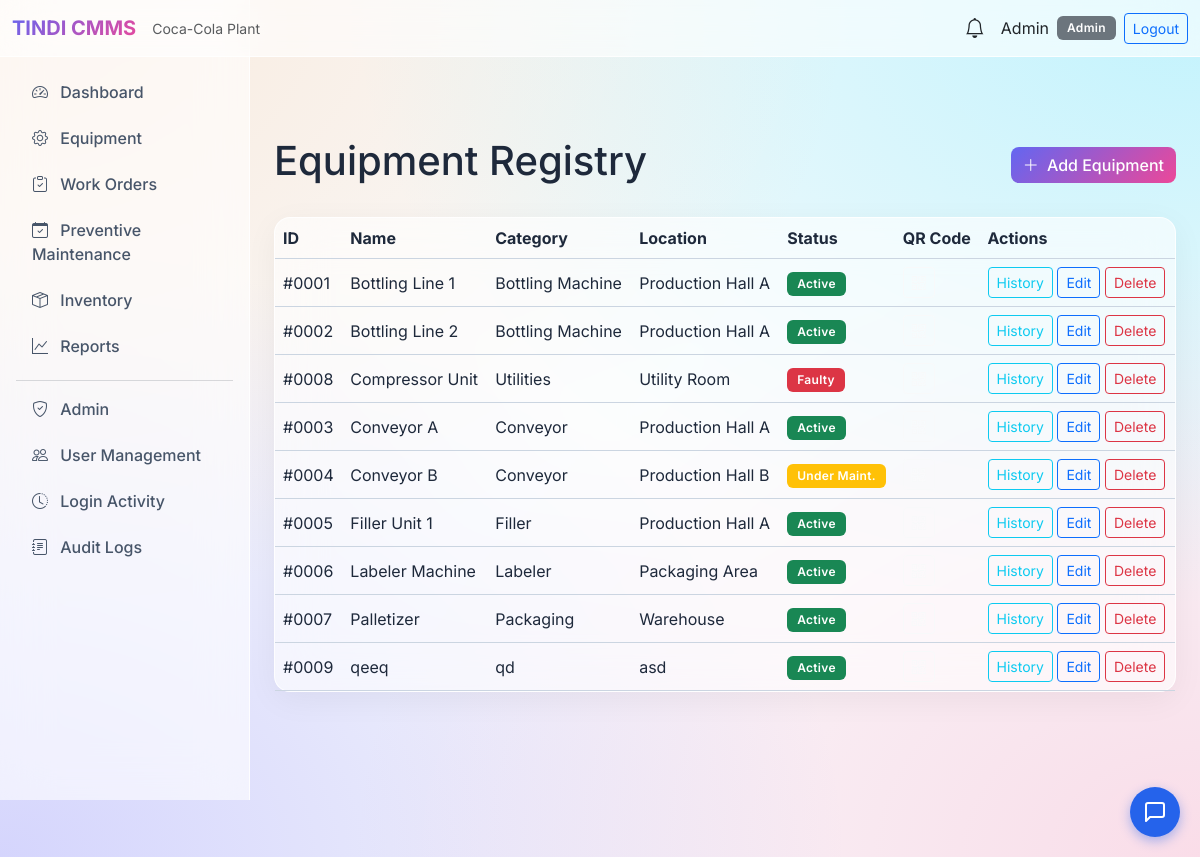
The page /equipment (signed in) on the database its author committed.
### tables this page shows
CREATE TABLE users (
    id INTEGER PRIMARY KEY AUTOINCREMENT,
    name TEXT NOT NULL,
    email TEXT UNIQUE NOT NULL,
    password_hash TEXT NOT NULL,
    role TEXT NOT NULL CHECK(role IN ('Admin', 'Maintenance Manager', 'Technician', 'Store Manager')),
    is_active INTEGER DEFAULT 1,
    created_at TIMESTAMP DEFAULT CURRENT_TIMESTAMP,
    updated_at TIMESTAMP DEFAULT CURRENT_TIMESTAMP
, last_login TIMESTAMP, password TEXT);

CREATE TABLE equipment (
    id INTEGER PRIMARY KEY AUTOINCREMENT,
    name TEXT NOT NULL,
    category TEXT NOT NULL,
    location TEXT,
    status TEXT NOT NULL DEFAULT 'active' CHECK(status IN ('active', 'faulty', 'under_maintenance', 'inactive')),
    qr_code TEXT,
    serial_number TEXT,
    purchase_date TEXT,
    last_maintenance_date TEXT,
    notes TEXT,
    created_at TIMESTAMP DEFAULT CURRENT_TIMESTAMP,
    updated_at TIMESTAMP DEFAULT CURRENT_TIMESTAMP
);

### app/routes/equipment_routes.py (the view)
@equipment_bp.route('')
@login_required
@role_required('Admin', 'Maintenance Manager', 'Technician')
def list_equipment():
    equipment = get_all()
    can_manage = session.get('user_role') in ['Admin', 'Maintenance Manager']
    return render_template('equipment/list.html', equipment=equipment, can_manage=can_manage)

### app/models/equipment.py (called while the page is built)
def get_all():
    return execute_query(
        "SELECT * FROM equipment ORDER BY name",
        fetch_all=True
    )

### app/models/notification.py (called while the page is built)
def get_unread(user_id):
    return execute_query(
        "SELECT * FROM notifications WHERE user_id = ? AND is_read = 0 ORDER BY created_at DESC",
        (user_id,), fetch_all=True
    )

### app/models/user.py (called while the page is built)
def get_by_id(user_id):
    return execute_query(
        "SELECT id, name, email, role, is_active FROM users WHERE id = ?",
        (user_id,), fetch_one=True
    )

### app/routes/auth_routes.py (called while the page is built)
def login_required(f):
    @wraps(f)
    def decorated(*args, **kwargs):
        if 'user_id' not in session:
            flash('Please log in to access this page.', 'warning')
            return redirect(url_for('auth.login'))
        return f(*args, **kwargs)
    return decorated

def role_required(*allowed_roles):
    def decorator(f):
        @wraps(f)
        def decorated(*args, **kwargs):
            if 'user_id' not in session:
                flash('Please log in.', 'warning')
                return redirect(url_for('auth.login'))
            user = get_by_id(session['user_id'])
            if not user or user['role'] not in allowed_roles:
                flash('Access denied. Insufficient permissions.', 'danger')
                return redirect(url_for('main.dashboard'))
            return f(*args, **kwargs)
        return decorated
    return decorator

### database/db.py (called while the page is built)
def get_connection():
    conn = sqlite3.connect(DATABASE)
    conn.row_factory = sqlite3.Row
    conn.execute("PRAGMA foreign_keys = ON")
    return conn

def execute_query(query, params=(), fetch_one=False, fetch_all=False, commit=True):
    conn = get_connection()
    cursor = conn.cursor()
    cursor.execute(query, params)
    result = None
    if fetch_one:
        row = cursor.fetchone()
        result = dict(row) if row else None
    elif fetch_all:
        rows = cursor.fetchall()
        result = [dict(row) for row in rows]
    else:
        if commit:
            conn.commit()
        result = cursor.lastrowid
    conn.close()
    return result

### templates/equipment/list.html (shortened to what this page needs)
{% extends "base.html" %}
{% block content %}
<div class="d-flex justify-content-between align-items-center mb-4">
    <h1>Equipment Registry</h1>
    {% if can_manage %}
    <a href="{{ url_for('equipment.add') }}" class="btn btn-primary"><i class="bi bi-plus-lg me-1"></i> Add Equipment</a>
    {% endif %}
</div>
<div class="card">
    <div class="table-responsive">
        <table class="table table-dark table-hover mb-0">
            <thead>
                <tr>
                    <th>ID</th>
                    <th>Name</th>
                    <th>Category</th>
                    <th>Location</th>
                    <th>Status</th>
                    <th>QR Code</th>
                    <th>Actions</th>
                </tr>
            </thead>
            <tbody>
                {% for eq in equipment %}
                <tr>
                    <td>#{{ "%04d" % eq.id }}</td>
                    <td>{{ eq.name }}</td>
                    <td>{{ eq.category }}</td>
                    <td>{{ eq.location or '-' }}</td>
                    <td>
                        {% if eq.status == 'active' %}<span class="badge bg-success">Active</span>
                        {% elif eq.status == 'faulty' %}<span class="badge bg-danger">Faulty</span>
                        {% elif eq.status == 'under_maintenance' %}<span class="badge bg-warning">Under Maint.</span>
                        {% else %}<span class="badge bg-secondary">Inactive</span>{% endif %}
                    </td>
                    <td><a href="{{ url_for('equipment.qr_code', eq_id=eq.id) }}" target="_blank" class="btn btn-sm btn-outline-light"><i class="bi bi-qr-code"></i></a></td>
                    <td>
                        <a href="{{ url_for('equipment.history', eq_id=eq.id) }}" class="btn btn-sm btn-outline-info">History</a>
                        {% if can_manage %}
                        <a href="{{ url_for('equipment.edit', eq_id=eq.id) }}" class="btn btn-sm btn-outline-primary">Edit</a>
                        <form method="POST" action="{{ url_for('equipment.delete_equipment', eq_id=eq.id) }}" class="d-inline" onsubmit="return confirm('Delete this equipment?');">
                            <button type="submit" class="btn btn-sm btn-outline-danger">Delete</button>
                        </form>
                        {% endif %}
                    </td>
                </tr>
                {% else %}
                <tr><td colspan="7" class="text-center text-muted">No equipment registered.</td></tr>
                {% endfor %}
            </tbody>
        </table>
    </div>
</div>
{% endblock %}

### templates/base.html (shortened to what this page needs)
<!DOCTYPE html>
<html lang="en">
<head>
    <link href="https://cdn.jsdelivr.net/npm/bootstrap@5.3.2/dist/css/bootstrap.min.css" rel="stylesheet">
    <link href="https://cdn.jsdelivr.net/npm/bootstrap-icons@1.11.1/font/bootstrap-icons.css" rel="stylesheet">
</head>
<body>
    {% if current_user %}
    <nav class="navbar navbar-expand-lg navbar-light navbar-custom">
        <div class="container-fluid">
            <a class="navbar-brand brand-gradient fw-bold" href="{{ url_for('main.dashboard') }}">TINDI CMMS</a>
            <span class="text-muted small">Coca-Cola Plant</span>
            <div class="ms-auto d-flex align-items-center">
                <div class="dropdown me-3">
                    <a class="text-dark position-relative" href="#" data-bs-toggle="dropdown">
                        <i class="bi bi-bell fs-5"></i>
                    </a>
                </div>
                <span class="text-dark me-2">{{ current_user.name }}</span>
                <span class="badge bg-secondary">{{ current_user.role }}</span>
                <a href="{{ url_for('auth.logout') }}" class="btn btn-outline-primary btn-sm ms-2">Logout</a>
            </div>
        </div>
    </nav>
    <div class="d-flex">
        <aside class="sidebar position-fixed top-0 start-0 vh-100"
            style="width: var(--sidebar-width); padding-top: 56px;">
            <nav class="nav flex-column p-3">
                <a class="nav-link rounded"
                    href="{{ url_for('admin.dashboard') if current_user.role == 'Admin' else url_for('main.dashboard') }}"><i
                        class="bi bi-speedometer2 me-2"></i> Dashboard</a>
                {% if current_user.role in ['Admin', 'Maintenance Manager', 'Technician'] %}
                <a class="nav-link rounded" href="{{ url_for('equipment.list_equipment') }}"><i
                        class="bi bi-gear me-2"></i> Equipment</a>
                {% endif %}
                {% if current_user.role in ['Admin', 'Maintenance Manager', 'Technician'] %}
                <a class="nav-link rounded" href="{{ url_for('work_order.list_work_orders') }}"><i
                        class="bi bi-clipboard-check me-2"></i> Work Orders</a>
                {% endif %}
                {% if current_user.role in ['Admin', 'Maintenance Manager'] %}
                <a class="nav-link rounded" href="{{ url_for('maintenance.list_schedules') }}"><i
                        class="bi bi-calendar-check me-2"></i> Preventive Maintenance</a>
                {% endif %}
                {% if current_user.role in ['Admin', 'Store Manager', 'Maintenance Manager'] %}
                <a class="nav-link rounded" href="{{ url_for('inventory.list_inventory') }}"><i
                        class="bi bi-box-seam me-2"></i> Inventory</a>
                {% endif %}
                {% if current_user.role in ['Admin', 'Maintenance Manager'] %}
                <a class="nav-link rounded" href="{{ url_for('reports.index') }}"><i class="bi bi-graph-up me-2"></i>
                    Reports</a>
                {% endif %}
                {% if current_user.role == 'Admin' %}
                <hr class="border-secondary my-2">
                <a class="nav-link rounded" href="{{ url_for('admin.dashboard') }}"><i
                        class="bi bi-shield-check me-2"></i> Admin</a>
                <a class="nav-link rounded" href="{{ url_for('admin.users') }}"><i class="bi bi-people me-2"></i> User
                    Management</a>
                <a class="nav-link rounded" href="{{ url_for('admin.login_activity') }}"><i
                        class="bi bi-clock-history me-2"></i> Login Activity</a>
                <a class="nav-link rounded" href="{{ url_for('audit.audit_logs') }}"><i
                        class="bi bi-journal-text me-2"></i> Audit Logs</a>
                {% endif %}
            </nav>
        </aside>
        <main class="main-content flex-grow-1 p-4" style="padding-top: 80px !important;">
            {% block content %}{% endblock %}
        </main>
    </div>
    {% else %}
    {% block full_page %}{% endblock %}
    {% endif %}
    {% include 'chatbot_widget.html' %}
</body>
</html>

### templates/base.html (style rules this page uses)
:root { --sidebar-width: 250px; --glass-bg: rgba(255, 255, 255, 0.6); --glass-border: rgba(255, 255, 255, 0.8); --accent-glow: rgba(99, 102, 241, 0.4); }
body { background-color: #f8fafc; background-image: radial-gradient(at 0% 0%, hsla(28,100%,74%,0.25) 0px, transparent 50%), radial-gradient(at 100% 0%, hsla(189,100%,56%,0.25) 0px, transparent 50%), radial-gradient(at 100% 100%, hsla(340,100%,76%,0.25) 0px, transparent 50%), radial-gradient(at 0% 100%, hsla(242,100%,70%,0.25) 0px, transparent 50%); background-attachment: fixed; color: #1e293b; font-family: 'Inter', sans-serif; min-height: 100vh; }
.sidebar { min-height: 100vh; background: var(--glass-bg); backdrop-filter: blur(24px); -webkit-backdrop-filter: blur(24px); border-right: 1px solid var(--glass-border); transition: all 0.3s ease; }
.sidebar .nav-link { color: #475569; border-radius: 8px; margin-bottom: 6px; transition: all 0.3s cubic-bezier(0.4, 0, 0.2, 1); font-weight: 500; }
.main-content { margin-left: var(--sidebar-width); min-height: 100vh; background: transparent; }
.card { background: var(--glass-bg); backdrop-filter: blur(24px); -webkit-backdrop-filter: blur(24px); border: 1px solid var(--glass-border); border-radius: 16px; color: #1e293b; box-shadow: 0 8px 32px rgba(0, 0, 0, 0.05); transition: transform 0.3s ease, box-shadow 0.3s ease; }
.table { color: #1e293b; vertical-align: middle; }
.table-dark { --bs-table-bg: transparent; --bs-table-color: #1e293b; --bs-table-border-color: #cbd5e1; --bs-table-striped-bg: rgba(0, 0, 0, 0.02); --bs-table-striped-color: #1e293b; --bs-table-hover-bg: rgba(0, 0, 0, 0.04); --bs-table-hover-color: #1e293b; color: #1e293b; border-color: #cbd5e1; }
.navbar-custom { background: var(--glass-bg) !important; backdrop-filter: blur(24px); -webkit-backdrop-filter: blur(24px); border-bottom: 1px solid var(--glass-border); z-index: 1030; }
.brand-gradient { background: linear-gradient(135deg, #6366f1 0%, #ec4899 100%); -webkit-background-clip: text; background-clip: text; -webkit-text-fill-color: transparent; text-shadow: none; }
.btn-primary { background: linear-gradient(135deg, #6366f1 0%, #ec4899 100%); border: none; border-radius: 8px; font-weight: 500; color: #ffffff; transition: all 0.3s ease; }
.badge { padding: 6px 10px; border-radius: 6px; font-weight: 600; letter-spacing: 0.3px; }

### rows shown on the page
users: name "Admin", role "Admin"
equipment: id "0001", name "Bottling Line 1", category "Bottling Machine", location "Production Hall A", status "Active"
equipment: id "0002", name "Bottling Line 2", category "Bottling Machine", location "Production Hall A", status "Active"
equipment: id "0008", name "Compressor Unit", category "Utilities", location "Utility Room", status "Faulty"
equipment: id "0003", name "Conveyor A", category "Conveyor", location "Production Hall A", status "Active"
equipment: id "0004", name "Conveyor B", category "Conveyor", location "Production Hall B", shows "Under Maint."
equipment: id "0005", name "Filler Unit 1", category "Filler", location "Production Hall A", status "Active"
equipment: id "0006", name "Labeler Machine", category "Labeler", location "Packaging Area", status "Active"
equipment: id "0007", name "Palletizer", category "Packaging", location "Warehouse", status "Active"
equipment: id "0009", name "qeeq", category "qd", location "asd", status "Active"
